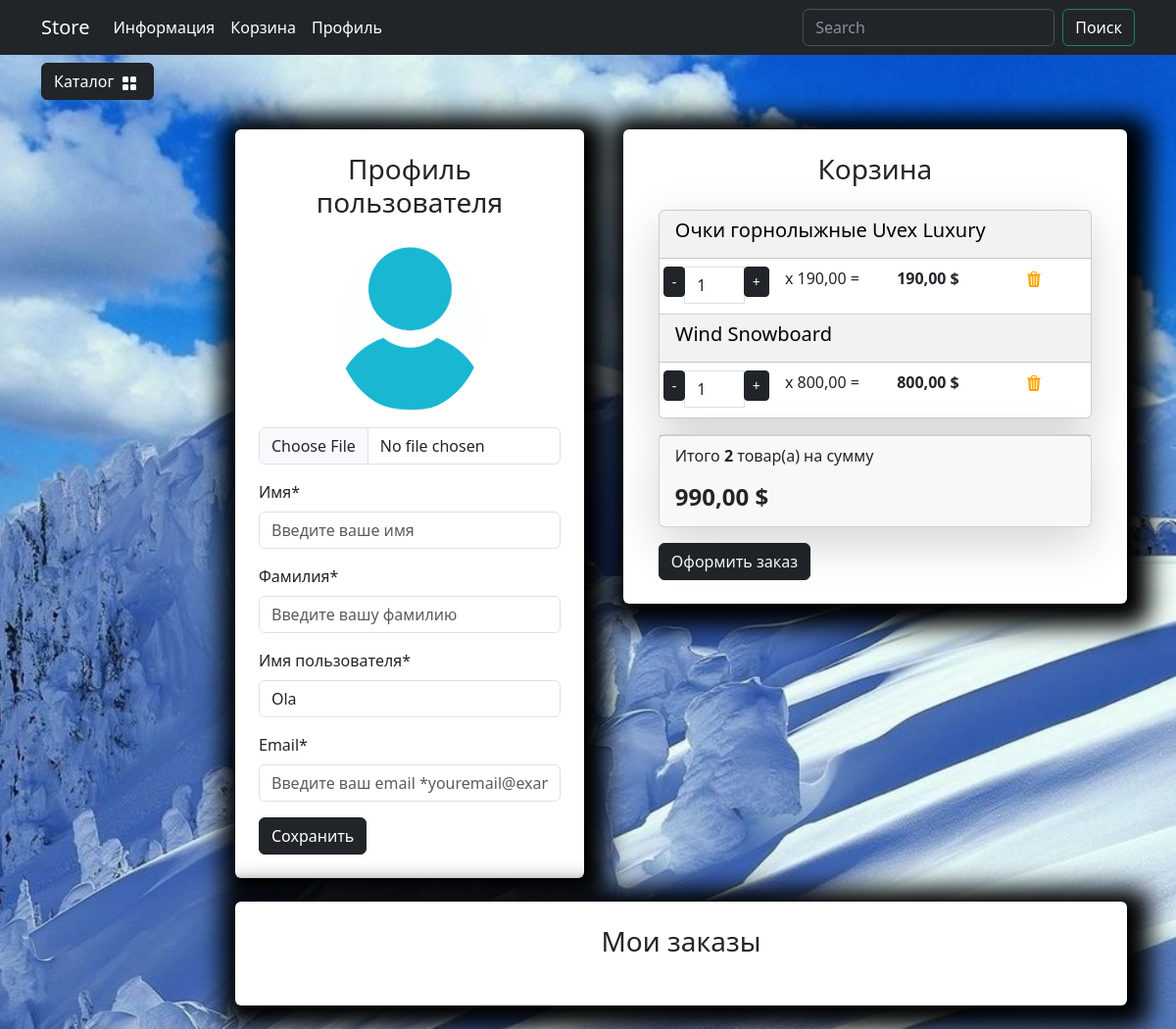
The page /user/profile/ (signed in) on the database its author committed.
### users/models.py (models this page shows, shortened)
class User(AbstractUser):
    image = models.ImageField(upload_to='users_images', blank=True, null=True, verbose_name='Аватар')
    phone_number = models.CharField(max_length=10, blank=True, null=True)
    class Meta:
        db_table = 'user'
        verbose_name = 'Пользователя'
        verbose_name_plural = 'Пользователи'

### carts/models.py (models this page shows, shortened)
class Cart(models.Model):
    user = models.ForeignKey(to=User, on_delete=models.CASCADE, blank=True, null=True, verbose_name='Пользователь')
    product = models.ForeignKey(to=Products, on_delete=models.CASCADE, verbose_name='Товар')
    quantity = models.PositiveSmallIntegerField(default=0, verbose_name='Количество')
    session_key = models.CharField(max_length=32, null=True, blank=True)
    created_timestamp = models.DateTimeField(auto_now_add=True, verbose_name='Дата добавления')
    class Meta:
        db_table = 'cart'
        verbose_name = "Корзина"
        verbose_name_plural = "Корзина"
    objects = CartQueryset().as_manager()
    def products_price(self):
        return round(self.product.sell_price() * self.quantity, 2)

### goods/models.py (models this page shows, shortened)
class Products(models.Model):
    category = models.ForeignKey(to=Categories, on_delete=models.CASCADE, verbose_name='Категория')                # models.ForeignKey(to=Categories-сзяхали с таблицей категории. CASCADE-при удалении категории удалятся все ее товары. PROTECT-категория не удалится,пока есть товары.
    name = models.CharField(max_length=200, unique=True, verbose_name='Название')
    slug = models.SlugField(max_length=220, unique=True, blank=True, null=True, verbose_name='URL')                # Можно без слага. ID каждому товару дается уникальный втоматически.
    description = models.TextField(blank=True, null=True, verbose_name='Описание')                                 # blank=True, null=True,-поле может быть пустым!
    image = models.ImageField(upload_to='goods_images', blank=True, null=True, verbose_name='Изображение')         # upload_to -хде зранить картинки из базы данных.
    price = models.DecimalField(default=0.00, max_digits=7, decimal_places=2, verbose_name='Цена')                 # модель поля DecimalField - с плавающей точкой
    discount = models.DecimalField(default=0.00, max_digits=4, decimal_places=2, verbose_name='Скидка в %')
    quantity = models.PositiveIntegerField(default=0, verbose_name='Количество')                                   # модель поля PositiveIntegerField-положительные целые
    class Meta:
        db_table = 'product'
        verbose_name = 'Продукт'
        verbose_name_plural = 'Продукты'
        ordering = ("id",)                   # кортеж. товары сортируются по id
    def sell_price(self):                                                   # высчитывает стоимость товара.
        if self.discount:
            return round(self.price - self.price*self.discount/100, 2)      # если товар имеет скидку цена- скидка
        return self.price

### users/views.py (the view)
# urls.py: path('profile/', views.profile, name='profile'),
@login_required       # Декоратор доступа запрещает доступ неавторизованным пользователям
def profile(request):
    if request.method == 'POST':
        form = ProfileForm(data=request.POST, instance=request.user, files=request.FILES)       #  instance=request.user-лчная инфа пользователя. files=request.FILES-чтоб форма могла примять файлы(фото профиля)
        if form.is_valid():
            form.save()
            messages.success(request, "Профайл успешно обновлен")
            return HttpResponseRedirect(reverse('user:profile'))
    else:
        form = ProfileForm(instance=request.user)        # пользователь вошел-подтягиваем его инфу имя, фамилия... параметр instance=request.user
    orders = Order.objects.filter(user=request.user).prefetch_related(
                Prefetch(
                    "orderitem_set",
                    queryset=OrderItem.objects.select_related("product"),
                )
            ).order_by("-id")
    context = {
        'title': 'SW - Кабинет',
        'form': form,
        'orders': orders,
    }
    return render(request, 'users/profile.html', context)

### users/forms.py
class ProfileForm(UserChangeForm):
    class Meta:
        model = User
        fields = (
            "image",
            "first_name",
            "last_name",
            "username",
            "email",)
    image = forms.ImageField(required=False)
    first_name = forms.CharField()
    last_name = forms.CharField()
    username = forms.CharField()
    email = forms.CharField()

### carts/models.py (called while the page is built)
    def total_price(self):
        return sum(cart.products_price() for cart in self)

    def total_quantity(self):
        if self:
            return sum(cart.quantity for cart in self)
        return 0

### carts/templatetags/carts_tags.py (called while the page is built)
@register.simple_tag()
def user_carts(request):
    return get_user_carts(request)

### carts/utils.py (called while the page is built)
def get_user_carts(request):
    if request.user.is_authenticated:
        return Cart.objects.filter(user=request.user).select_related('product')
    if not request.session.session_key:
        request.session.create()
    return Cart.objects.filter(session_key=request.session.session_key).select_related('product')

### goods/templatetags/goods_tags.py (called while the page is built)
@register.simple_tag()                  # декоротов в котором используется метод симпл тег, чтоб зарегестрировать функцию, которая будет работать в html, как шаблонный тег
def tag_categories():                   #  Функция, которая возвращает категории(кверисетом из БД). Можно получать инфу из БД по шаблонному тегу в обход контролеров
    return Categories.objects.all()

### users/templates/users/profile.html (shortened to what this page needs)
{% extends "base.html" %}
{% load static %}
{% load carts_tags %}
{% block content %}
<div class="row">
    <div class="container mt-5">
        <div class="row">
            <div class="col-md-5">
                <div class=" bg-white p-4 mb-4 mx-2 rounded custom-shadow">
                    <h3 class="text-center mb-4">Профиль пользователя</h3>
                    <form action="{% url "users:profile" %}" method="post" enctype="multipart/form-data">
                        <div class="row">
                            <div class="col-md-12 mb-3 text-center">
                                {% if user.image %}
                                    <img src="{{ user.image.url }}"
                                        alt="Аватар пользователя" class="img-fluid rounded-circle"
                                        style="max-width: 150px;">
                                {% else %}
                                    <img src="{% static "deps/images/baseavatar.jpg" %}"
                                        alt="Аватар пользователя" class="img-fluid rounded-circle"
                                        style="max-width: 150px;">
                                {% endif %}
                                <input type="file" class="form-control mt-3" id="id_image"
                                    name='image'
                                    accept="image/*">
                            </div>
                            <div class="col-md-12 mb-3">
                                <label for="id_first_name" class="form-label">Имя*</label>
                                <input type="text" class="form-control" id="id_first_name"
                                    name="first_name"
                                    placeholder="Введите ваше имя"
                                    value="{{ form.first_name.value }}"
                                    required>
                            </div>
                            <div class="col-md-12 mb-3">
                                <label for="id_last_name" class="form-label">Фамилия*</label>
                                <input type="text" class="form-control" id="id_last_name"
                                    name="last_name"
                                    placeholder="Введите вашу фамилию"
                                    value="{{ form.last_name.value }}"
                                    required>
                            </div>
                            <div class="col-md-12 mb-3">
                                <label for="id_username" class="form-label">Имя пользователя*</label>
                                <input type="text" class="form-control" id="id_username"
                                    name="username"
                                    placeholder="Введите ваше имя пользователя"
                                    value="{{ form.username.value }}"
                                    required>
                            </div>
                            <div class="col-md-12 mb-3">
                                <label for="id_email" class="form-label">Email*</label>
                                <input type="email" class="form-control" id="id_email"
                                    name="email"
                                    placeholder="Введите ваш email *youremail@example.com"
                                    value="{{ form.email.value }}"
                                    required>
                            </div>
                        </div>
                        <button type="submit" class="btn btn-dark">Сохранить</button>
                    </form>
                </div>
            </div>
            {% user_carts request as carts %}
            <div class="col-md-7">
                <div class=" bg-white p-4 mb-4 mx-2 rounded custom-shadow">
                    <h3 class="text-center mb-4">Корзина</h3>
                    <div class="container" id="cart-items-container">
                        {% include "carts/includes/included_cart.html" %}
                    </div>
                </div>
            </div>
            <div class="col-md-12">
                <div class=" bg-white p-4 mb-4 mx-2 rounded custom-shadow">
                    <h3 class="text-center mb-4">Мои заказы</h3>
                </div>
            </div>
        </div>
    </div>
</div>
{% endblock  %}

### templates/base.html (shortened to what this page needs)
{% load static %}
{% load goods_tags %}
<!DOCTYPE html>
<html lang="en">
<head>
    <link rel="stylesheet" href="{% static "deps/css/bootstrap/bootstrap.min.css" %}">
    <link rel="stylesheet" href="{% static "deps/css/my_css.css" %}">
</head>
<body>
    <header>
        <nav class="navbar navbar-expand-lg bg-dark" data-bs-theme="dark">
            <div class="container">
                <a class="navbar-brand" href="{% url "main:index" %}">Store</a>
                <div class="collapse navbar-collapse" id="navbarSupportedContent">
                    <ul class="navbar-nav me-auto mb-2 mb-lg-0">
                        <li class="nav-item dropdown ">
                            <a class="nav-link dropdown-toggle text-white" href="#" role="button"
                                data-bs-toggle="dropdown" aria-expanded="false">
                                Информация
                            </a>
                        </li>
                        <li class="nav-item">
                            <a class="nav-link  text-white" href="{% url "user:users_cart" %}">Корзина</a>
                        </li>
                        {% if not user.is_authenticated %}
                            <li class="nav-item">
                                <a class="nav-link  text-white" href="{% url "user:login" %}">Войти</a>
                            </li>
                        {% else %}
                            <li class="nav-item dropdown ">
                                <a class="nav-link dropdown-toggle text-white" href="#" role="button"
                                    data-bs-toggle="dropdown" aria-expanded="false">
                                    Профиль
                                </a>
                            </li>
                        {% endif %}
                    </ul>
                    <form class="d-flex" role="search" action="{% url "catalog:search" %}" method="get">
                        <input class="form-control me-2" type="search" name="q" placeholder="Search" aria-label="Search">
                        <button class="btn btn-outline-success text-white" type="submit">Поиск</button>
                    </form>
                </div>
            </div>
        </nav>
    </header>
    <section>
        <div class="container">
            <div class="row mt-1 position-fixed z-3">
                <div class="dropdown mb-2">
                    <button class="btn btn-secondary dropdown-toggle btn-dark" type="button" data-bs-toggle="dropdown"
                        aria-expanded="false">
                        Каталог
                        <img class="mx-1" src="{% static "deps/icons/grid-fill.svg" %}" alt="Catalog Icon" width="16"
                            height="16">
                    </button>
                        {% tag_categories as categories %}
                </div>
            </div>
        </div>
        <div class="container">
            <div class="row mt-1">
                <div class="col-lg-2">
                </div>
                <div class="col-lg-10">
                    {% block content %}{% endblock %}
                </div>
            </div>
        </div>
    </section>
</body>
</html>

### templates/includes/notifications.html (shortened to what this page needs)
 {% load static %}

### carts/templates/carts/includes/included_cart.html (shortened to what this page needs)
{% load static %}
<div class="card mb-3 text-bg-light shadow-lg">
    {% for cart in carts %}
        <div class="card-header">
            <h5 class="card-title">{{ cart.product.name }}</h5>
        </div>
        <ul class="list-group list-group-flush">
            <li class="list-group-item">
                <div class="row text-center">
                    <div class="col p-0">
                        <div class="input-group">
                            <span class="input-group-btn">
                                <button type="button" class="btn btn-dark btn-sm decrement"
                                    data-cart-id="{{ cart.id }}"
                                    data-cart-change-url="{% url "cart:cart_change" %}">
                                    -</button>
                            </span>
                            <input type="text" class="form-control number" value="{{ cart.quantity }}"
                                readonly>
                            <span class="input-group-btn">
                                <button type="button" class="btn btn-dark btn-sm increment"
                                    data-cart-id="{{ cart.id }}"
                                    data-cart-change-url="{% url "cart:cart_change" %}">
                                    +</button>
                            </span>
                        </div>
                    </div>
                    <div class="col p-0">
                        <p>x {{ cart.product.sell_price }} = </p>
                    </div>
                    <div class="col p-0"><strong> {{cart.products_price}} $</strong></div>
                    <div class="col p-0">
                        <a href="{% url "cart:cart_remove" %}" class="remove-from-cart"
                        data-cart-id="{{ cart.id }}">
                            <img class="mx-1" src="{% static "deps/icons/trash3-fill.svg" %}"
                                alt="Catalog Icon" width="16" height="16">
                        </a>
                    </div>
                </div>
            </li>
        </ul>
    {% endfor %}
</div>
<div class="card mb-3 shadow-lg">
    <div class="card-footer">
        <p class="float-left">Итого <strong>{{ carts.total_quantity }}</strong> товар(а) на сумму</p>
        <h4 class="float-left"><strong>{{ carts.total_price }} $</strong></h4>
    </div>
</div>
{% if carts and not orders%}
<a class="btn btn-dark" href="{% url "orders:create_order" %}">
    Оформить заказ
</a>
{% endif %}

### static/deps/css/my_css.css (style rules this page uses)
body { background-image: url("../images/bg-image.jpg"); background-repeat: no-repeat; background-attachment: fixed; background-position: center center; background-size: cover; height: 100%; }
.dropdown-toggle::after { content: none; }
.custom-shadow { box-shadow: 5px 5px 25px 19px #000000; }

### rows shown on the page
User: username "Ola"
Cart: product.name "Очки горнолыжные Uvex Luxury", quantity "1", product.sell_price "190,00", products_price "190,00", total_quantity "2", total_price "990,00"
Cart: product.name "Wind Snowboard", quantity "1", product.sell_price "800,00", products_price "800,00"
